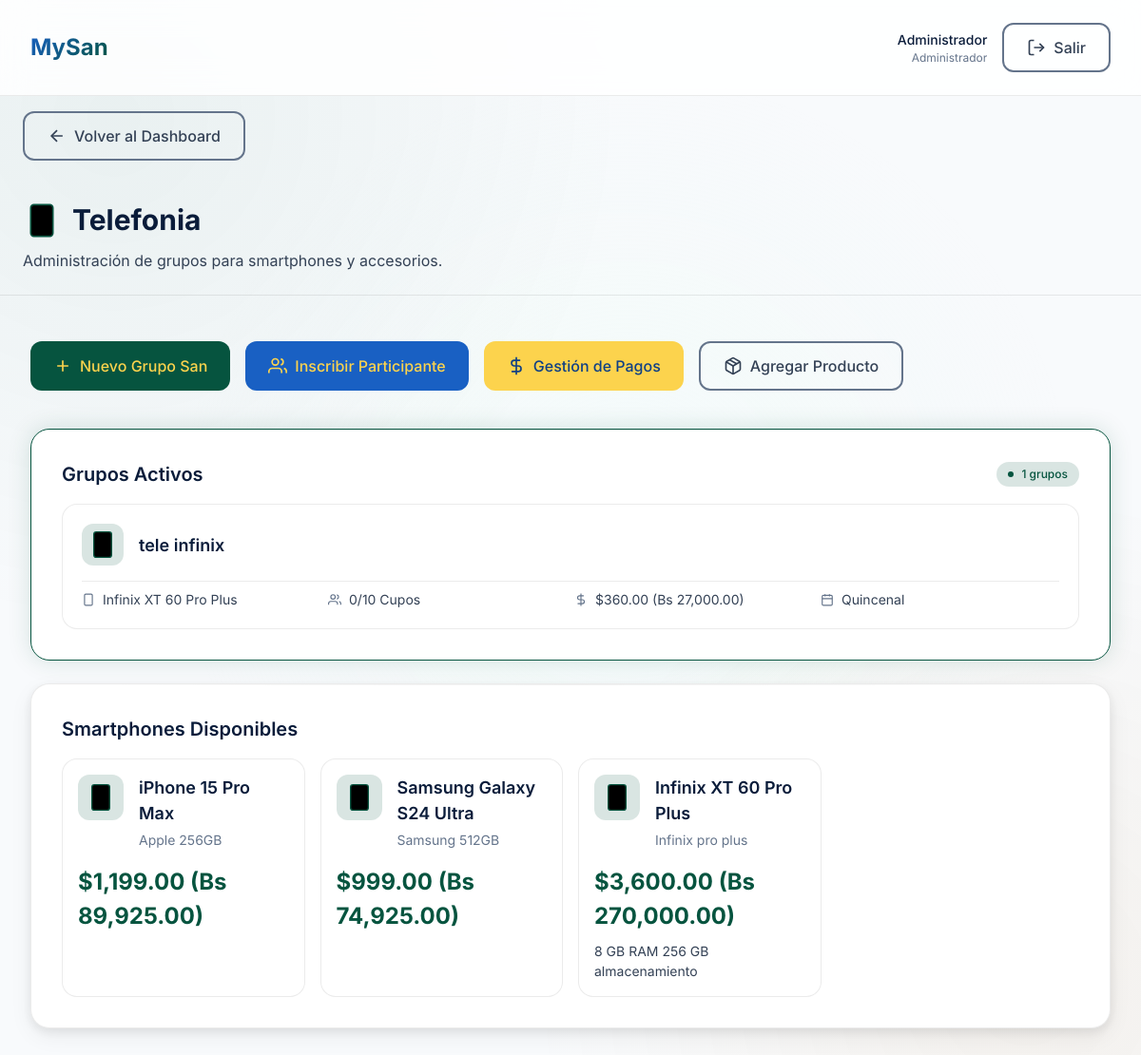
Before: /modules/telefonia/index.php (signed in) with the older database file.
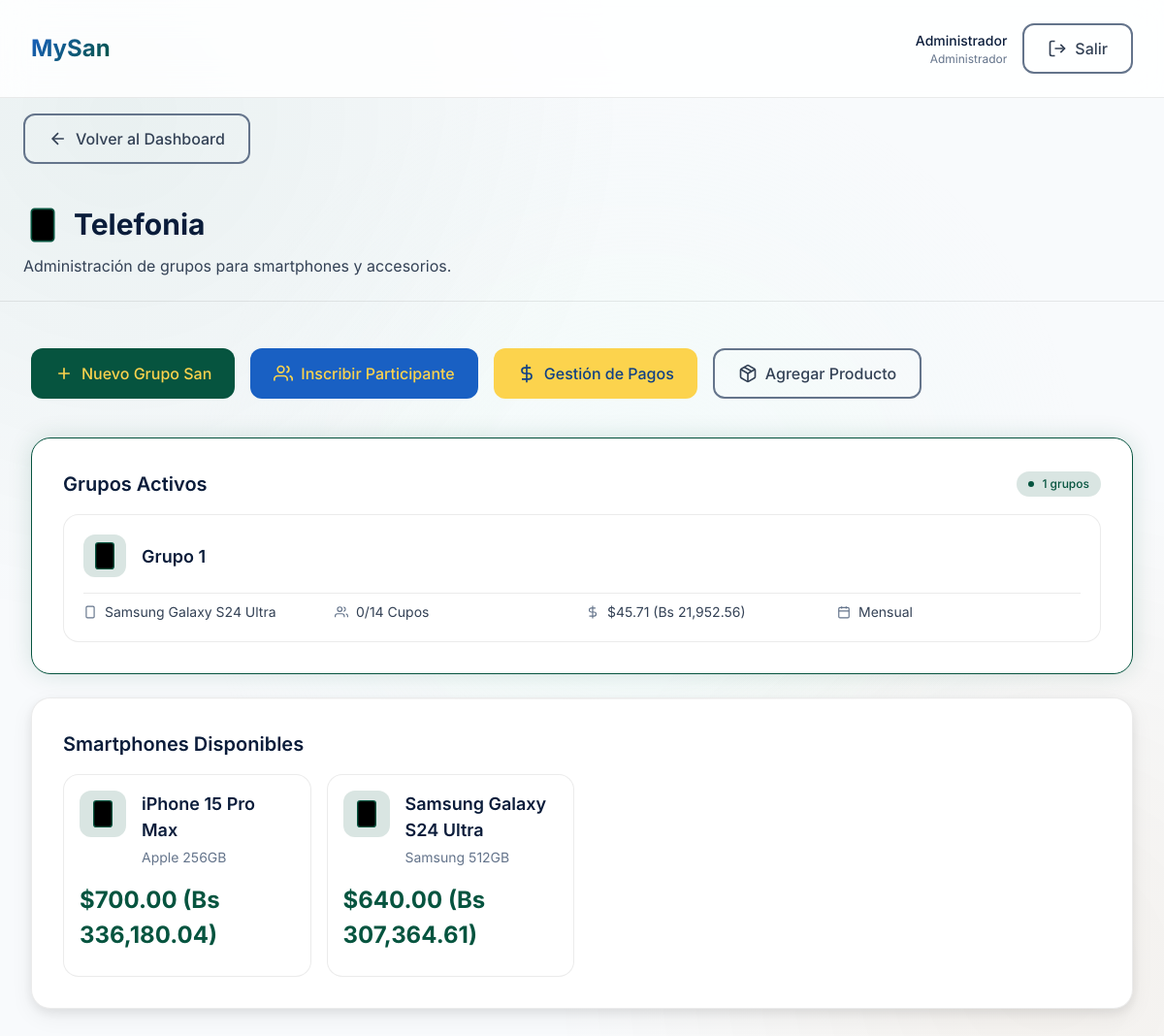
After: the same page with the newer database file.
### tables this page shows
CREATE TABLE `grupos_san` (
  `id` int NOT NULL AUTO_INCREMENT,
  `producto_id` int NOT NULL,
  `nombre` varchar(100) NOT NULL,
  `fecha_inicio` date NOT NULL,
  `frecuencia` enum('quincenal','mensual') NOT NULL,
  `numero_cuotas` int NOT NULL,
  `cupos_totales` int NOT NULL,
  `cupos_ocupados` int DEFAULT '0',
  `monto_cuota` decimal(10,2) NOT NULL,
  `estado` enum('abierto','en_curso','finalizado') DEFAULT 'abierto',
  `created_at` timestamp NULL DEFAULT CURRENT_TIMESTAMP,
  `ronda_actual` int DEFAULT '1',
  PRIMARY KEY (`id`),
  KEY `producto_id` (`producto_id`),
  CONSTRAINT `grupos_san_ibfk_1` FOREIGN KEY (`producto_id`) REFERENCES `productos` (`id`) ON DELETE CASCADE
);

CREATE TABLE `productos` (
  `id` int NOT NULL AUTO_INCREMENT,
  `categoria_id` int NOT NULL,
  `nombre` varchar(100) NOT NULL,
  `marca` varchar(50) DEFAULT NULL,
  `modelo` varchar(50) DEFAULT NULL,
  `descripcion` text,
  `valor_total` decimal(10,2) NOT NULL,
  `imagen` varchar(255) DEFAULT NULL,
  `activo` tinyint DEFAULT '1',
  `created_at` timestamp NULL DEFAULT CURRENT_TIMESTAMP,
  PRIMARY KEY (`id`),
  KEY `categoria_id` (`categoria_id`),
  CONSTRAINT `productos_ibfk_1` FOREIGN KEY (`categoria_id`) REFERENCES `categorias` (`id`) ON DELETE CASCADE
);

CREATE TABLE `tasas_cambio` (
  `id` int NOT NULL AUTO_INCREMENT,
  `tasa` decimal(10,4) NOT NULL,
  `fecha` date NOT NULL,
  `origen` varchar(50) DEFAULT 'auto',
  `created_at` timestamp NULL DEFAULT CURRENT_TIMESTAMP,
  PRIMARY KEY (`id`),
  UNIQUE KEY `fecha` (`fecha`)
);

### config/database.php (called while the page is built, shortened)
<?php
try {
    $dsn = "mysql:host=" . DB_HOST . ";port=3306;dbname=" . DB_NAME . ";charset=" . DB_CHARSET;
    $options = [
        PDO::ATTR_ERRMODE => PDO::ERRMODE_EXCEPTION,
        PDO::ATTR_DEFAULT_FETCH_MODE => PDO::FETCH_ASSOC,
        PDO::ATTR_EMULATE_PREPARES => false,
    ];
    $pdo = new PDO($dsn, DB_USER, DB_PASS, $options);
} catch (PDOException $e) {
    die(json_encode([
        'success' => false,
        'message' => 'Error de conexión a la base de datos: ' . $e->getMessage()
    ]));
}
function getBcvRate()
{
    global $pdo;
    try {
        $today = date('Y-m-d');
        $stmt = $pdo->prepare("SELECT tasa FROM tasas_cambio WHERE fecha = ? ORDER BY id DESC LIMIT 1");
        $stmt->execute([$today]);
        if ($row = $stmt->fetch()) {
            return (float)$row['tasa'];
        }
        $ch = curl_init('https://ve.dolarapi.com/v1/dolares/oficial');
        $httpCode = curl_getinfo($ch, CURLINFO_HTTP_CODE);
        $newRate = null;
        $stmtLast = $pdo->query("SELECT tasa FROM tasas_cambio ORDER BY fecha DESC, id DESC LIMIT 1");
    } catch (Exception $e) {
    }
    return 75.00;
}
function formatMoneyBcv($amountUsd) {
    return formatMoneyCustomRate($amountUsd, getBcvRate());
}
function formatMoneyCustomRate($amountUsd, $rate) {
    $amountUsd = (float)$amountUsd;
    $rate = (float)$rate;
    $bs = $amountUsd * $rate;
    return '$' . number_format($amountUsd, 2) . ' (Bs ' . number_format($bs, 2) . ')';
}
?>

### modules/telefonia/index.php (the view, shortened to what the changed rows need)
<?php
require_once '../../config/database.php';
$stmt = $pdo->prepare("
    SELECT p.*, c.nombre as categoria_nombre, c.color
    FROM productos p
    JOIN categorias c ON p.categoria_id = c.id
    WHERE c.nombre = 'Telefonia' AND p.activo = TRUE
");
$stmt->execute();
$productos = $stmt->fetchAll();
$stmt = $pdo->prepare("
    SELECT gs.*, p.nombre as producto_nombre, p.marca as producto_marca, p.modelo as producto_modelo
    FROM grupos_san gs
    JOIN productos p ON gs.producto_id = p.id
    JOIN categorias c ON p.categoria_id = c.id
    WHERE c.nombre = 'Telefonia' AND gs.estado != 'finalizado'
");
$stmt->execute();
$grupos = $stmt->fetchAll();
?>
<!DOCTYPE html>
<html lang="es">
<head>
    <link rel="stylesheet" href="../../assets/fonts/inter.css">
    <link rel="stylesheet" href="../../assets/css/reset.css">
    <link rel="stylesheet" href="../../assets/css/variables.css">
    <link rel="stylesheet" href="../../assets/css/bento-grid.css">
    <link rel="stylesheet" href="../../assets/css/main.css">
</head>
<body>
    <div class="main-content">
        <div class="page-header" style="padding: var(--space-6); margin-bottom: var(--space-4); border-bottom: 1px solid var(--glass-border);">
            <h1 class="page-title" style="font-size: var(--font-size-3xl); font-weight: var(--font-weight-bold); display: flex; align-items: center; gap: var(--space-3);">
                <svg class="icon-xl" style="width: 40px; height: 40px; stroke: var(--color-menta);">
                    <use href="#icon-smartphone"></use>
                </svg>
                Telefonia
            </h1>
        </div>
        <div class="bento-container">
            <div class="bento-12">
                <div class="bento-box bento-box--menta">
                    <div class="bento-content">
                        <?php if (empty($grupos)): ?>
                            <p style="text-align: center; padding: var(--space-8); color: var(--color-text-tertiary);">
                                No hay grupos activos. Crea uno nuevo para comenzar.
                            </p>
                        <?php else: ?>
                            <div class="card-list">
                                <?php foreach ($grupos as $grupo): ?>
                                    <div class="group-card"
                                        onclick="location.href='pagos.php?grupo_id=<?php echo $grupo['id']; ?>'">
                                        <div class="group-header">
                                            <div class="group-icon">
                                                <svg class="icon-lg" style="stroke: var(--color-menta);">
                                                    <use href="#icon-smartphone"></use>
                                                </svg>
                                            </div>
                                            <div class="group-title"><?php echo htmlspecialchars($grupo['nombre']); ?></div>
                                        </div>
                                        <div class="group-details">
                                            <div class="detail-item">
                                                <svg class="icon" style="stroke: var(--color-text-tertiary);">
                                                    <use href="#icon-smartphone"></use>
                                                </svg>
                                                <span
                                                    title="<?php echo htmlspecialchars($grupo['producto_nombre']); ?>"><?php echo htmlspecialchars($grupo['producto_nombre']); ?></span>
                                            </div>
                                            <div class="detail-item">
                                                <svg class="icon" style="stroke: var(--color-text-tertiary);">
                                                    <use href="#icon-users"></use>
                                                </svg>
                                                <span><?php echo $grupo['cupos_ocupados']; ?>/<?php echo $grupo['cupos_totales']; ?>
                                                    Cupos</span>
                                            </div>
                                            <div class="detail-item">
                                                <svg class="icon" style="stroke: var(--color-text-tertiary);">
                                                    <use href="#icon-dollar"></use>
                                                </svg>
                                                <span><?php echo formatMoneyBcv($grupo['monto_cuota']); ?></span>
                                            </div>
                                            <div class="detail-item">
                                                <svg class="icon" style="stroke: var(--color-text-tertiary);">
                                                    <use href="#icon-calendar"></use>
                                                </svg>
                                                <span><?php echo ucfirst($grupo['frecuencia']); ?></span>
                                            </div>
                                        </div>
                                    </div>
                                <?php endforeach; ?>
                            </div>
                        <?php endif; ?>
                    </div>
                </div>
            </div>
            <div class="bento-12">
                <div class="bento-box">
                    <div class="bento-content">
                        <div class="product-grid">
                            <?php foreach ($productos as $producto): ?>
                                <div class="product-card">
                                    <div class="product-header">
                                        <div class="product-icon">
                                            <svg class="icon-lg" style="stroke: var(--color-menta);">
                                                <use href="#icon-smartphone"></use>
                                            </svg>
                                        </div>
                                        <div class="product-info">
                                            <h3><?php echo htmlspecialchars($producto['nombre']); ?></h3>
                                            <div class="product-meta">
                                                <?php echo htmlspecialchars($producto['marca']); ?>
                                                <?php echo htmlspecialchars($producto['modelo']); ?>
                                            </div>
                                        </div>
                                    </div>
                                    <div class="product-price">
                                        <?php echo formatMoneyBcv($producto['valor_total']); ?>
                                    </div>
                                    <?php if ($producto['descripcion']): ?>
                                        <p style="color: var(--color-text-secondary); font-size: var(--font-size-sm);">
                                            <?php echo htmlspecialchars($producto['descripcion']); ?>
                                        </p>
                                    <?php endif; ?>
                                </div>
                            <?php endforeach; ?>
                        </div>
                    </div>
                </div>
            </div>
        </div>
    </div>
</body>

Changed rows visible on the page:
removed grupos_san: nombre "tele infinix", producto.nombre "Infinix XT 60 Pro Plus", cupos_ocupados "0", cupos_totales "10", monto_cuota "$360.00 (Bs 27,000.00)", frecuencia "Quincenal"
removed productos: nombre "Infinix XT 60 Pro Plus", marca "Infinix", modelo "pro plus", valor_total "$3,600.00 (Bs 270,000.00)", descripcion "8 GB RAM 256 GB almacenamiento"
added grupos_san: nombre "Grupo 1", producto.nombre "Samsung Galaxy S24 Ultra", cupos_ocupados "0", cupos_totales "14", monto_cuota.tasa "$45.71 (Bs 21,952.56)", frecuencia "Mensual"
changed productos "iPhone 15 Pro Max": valor_total.tasa "$1,199.00 (Bs 89,925.00)" → "$700.00 (Bs 336,180.04)"
changed productos "Samsung Galaxy S24 Ultra": valor_total.tasa "$999.00 (Bs 74,925.00)" → "$640.00 (Bs 307,364.61)"
